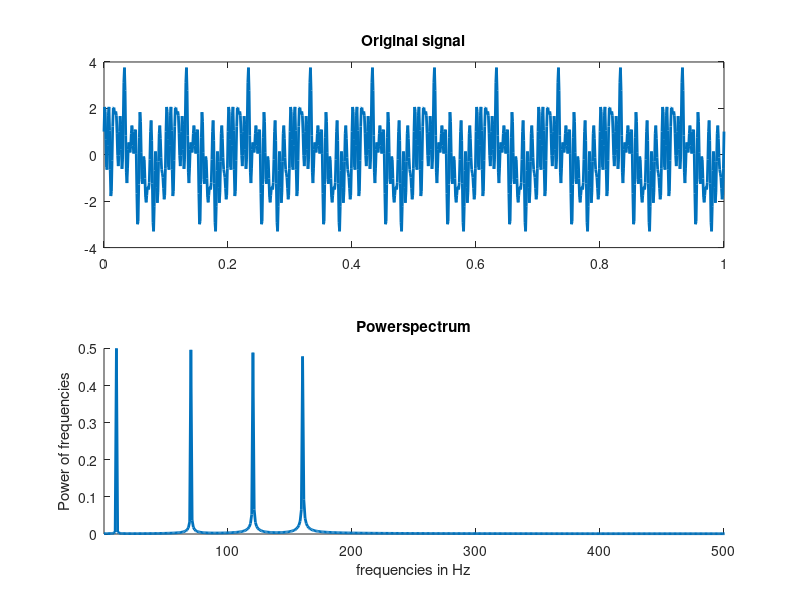
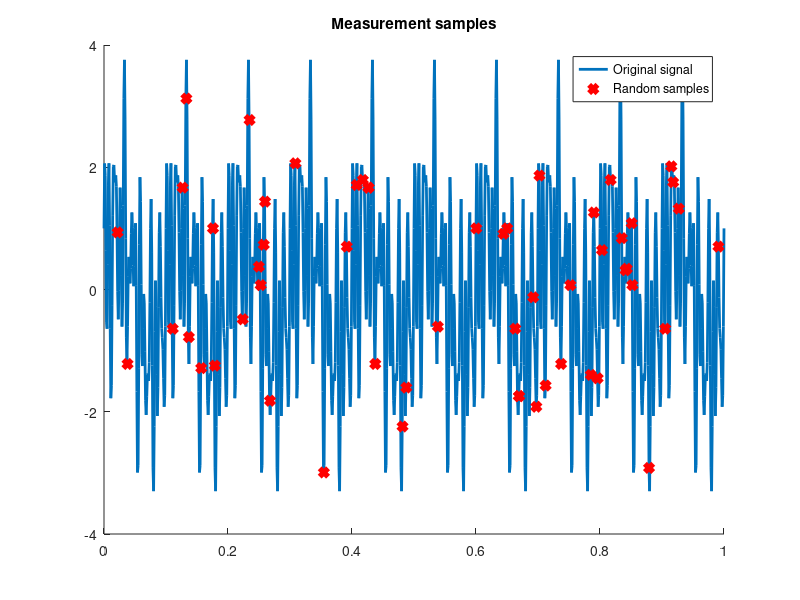

Recreate these plots in MATLAB, in order. (Note: this script raises an error after producing the figures.)
clc, clear, close all
%% Signal

dt = 0.001;
t = (0:dt:1);

f = sin(2*pi*10*t)+sin(2*pi*70*t) +sin(2*pi*160*t) + cos(2*pi*120*t);

figure('Name','Signal and Power spectrum');
subplot(2,1,1)
plot(t,f,'LineWidth',2);
title('Original signal')

%% Fast Fourier Transformation 

% FC are the Fourier Coeficients
FC = fft(f,length(t));

% Power of different frequencies
P = abs(FC)/length(t);

freq = 1/(dt*length(t))*(1:length(t));

subplot(2,1,2)
hold on
plot(freq,P,'LineWidth',2);
xlim([1, 500]);
xlabel('frequencies in Hz')
ylabel('Power of frequencies')
title('Powerspectrum')

%% Downsample data

s = 55;
red = round(rand(s,1)*1001);
R = f(red);

figure('Name','Downsampled Data')
hold on
plot(t,f,'LineWidth',2)
plot(red/1001,R,'xr','LineWidth',4)
legend('Original signal','Random samples')
title('Measurement samples')


%% Create DFT and PSI determine x

DCT = dftmtx(1001);
PSI = conj(DCT(red,:)./length(t));

cvx_begin;
    variable xL1(1001) complex; % sparse vector of coefficients 
    minimize( 10*norm(xL1,1) );
    subject to
        PSI*xL1 == R';
cvx_end;

xL2 = pinv(PSI)*R';

%% Plot 

frecL1 = ifft(xL1);
frecL2 = ifft(xL2);

Pl1 = abs(xL1)/length(t);
Pl2 = abs(xL2)/length(t);

c = [0 0.4470 0.7410];

figure()
subplot(2,2,1)
title('Compressed Sensing with L1 norm')
hold on
plot(t,f,'LineWidth',2);
plot(t,real(frecL1),'r','LineWidth',2);
plot(red/1001,R,'xk','LineWidth',2)
legend('Original signal','Reconstructed signal','Measurement samples')
subplot(2,2,3)
plot(freq,Pl1,'LineWidth',2);
xlabel('frequencies in Hz')
ylabel('Power of frequencies')
xlim([1, 500])
title('Powerspectrum')

subplot(2,2,2)
title('Least square approximation')
hold on
plot(t,f,'LineWidth',2);
plot(t,real(frecL2),'r','LineWidth',2);
plot(red/1001,R,'xk','LineWidth',2)
legend('Original signal','Reconstructed signal','Measurement samples')
subplot(2,2,4)
plot(freq,Pl2,'LineWidth',2);
xlabel('frequencies in Hz')
ylabel('Power of frequencies')
xlim([1, 500])
title('Powerspectrum')

%% Optimization of sparse solution with least squares

ind = Pl1 > 0.1;

xoptL1 = pinv(PSI*diag(ind))*R';

figure('Name','Optimized L1 with least square')
subplot(2,1,1)
title('Least square optimized sparse L_1 norm solution')
hold on
plot(f,'LineWidth',2)
plot(real(ifft(xoptL1)),'r','LineWidth',2)
xlim([1, 1000])
legend('Original signal','Reconstructed signal')
subplot(2,1,2)
plot(abs(xoptL1)/length(t),'LineWidth',2)
xlabel('frequencies in Hz')
ylabel('Power of frequencies')
xlim([1, 500])
title('Powerspectrum')
